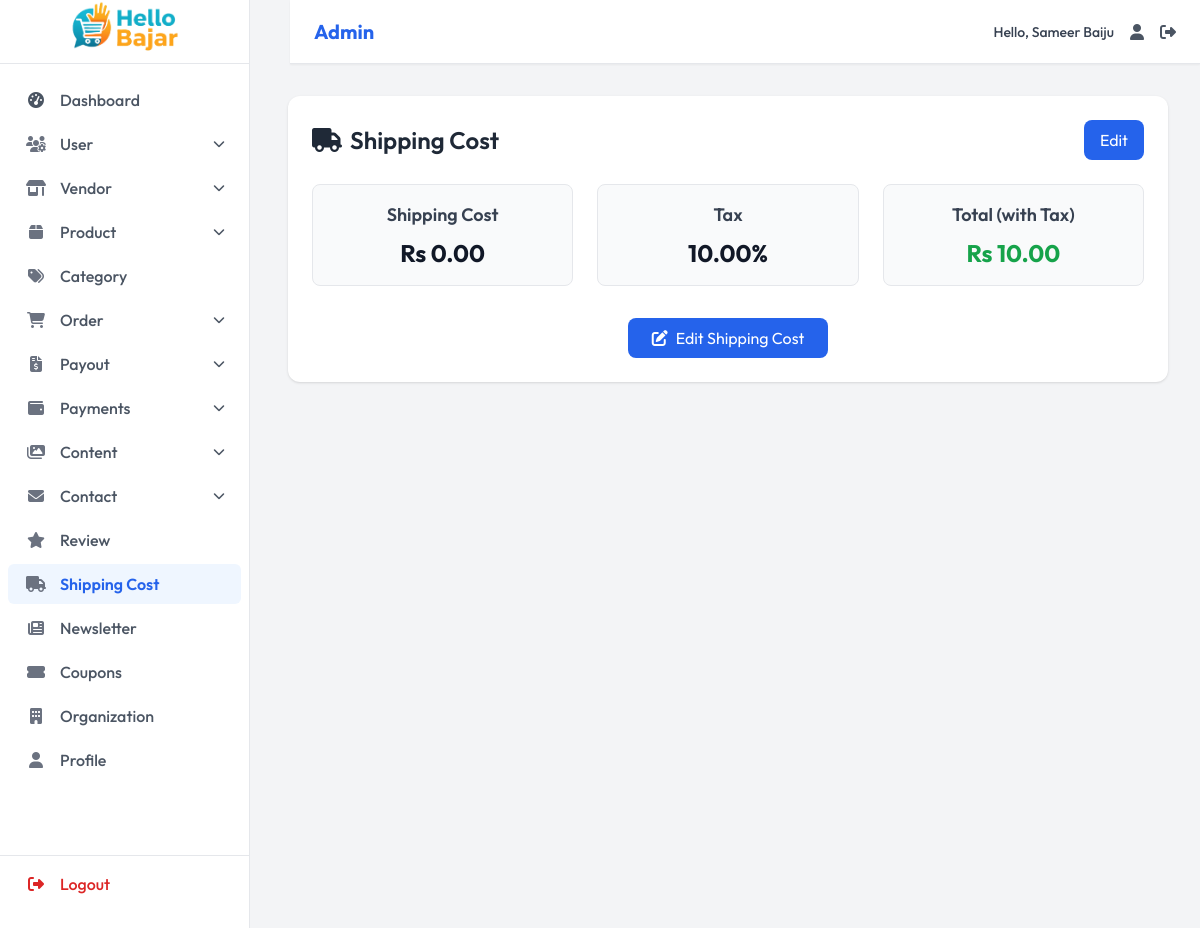
/admin-dashboard/shipping-cost/ (signed in), run on the app's committed database.
### dashboard/models.py (models this page shows, shortened)
class Organization(models.Model):
    name = models.CharField(max_length=200, default="My Store")
    logo = models.ImageField(upload_to='org/', blank=True, null=True)
    email = models.EmailField()
    phone = models.CharField(max_length=15)
    phone_secondary = models.CharField(max_length=15, blank=True)
    address = models.TextField()
    facebook = models.URLField(blank=True)
    instagram = models.URLField(blank=True)
    twitter = models.URLField(blank=True)
    youtube = models.URLField(blank=True)
    tiktok = models.URLField(blank=True)
    class Meta:
        verbose_name = 'Organization Info'
        verbose_name_plural = 'Organization Info'

class ShippingCost(models.Model):
    cost = models.DecimalField(max_digits=10, decimal_places=2)
    tax = models.DecimalField(max_digits=5, decimal_places=2, default=0.00, help_text="Tax percentage (e.g. 13 for 13%)")
    class Meta:
        ordering = ['cost']

### dashboard/views.py (the view)
    @login_required
    def wrapper(request, *args, **kwargs):
        if not hasattr(request.user, 'role') or not request.user.role.is_admin():
            return redirect('home')
        return view_func(request, *args, **kwargs)

### dashboard/models.py (called while the page is built)
    def is_admin(self):
        return self.role == 'admin'

### dashboard/views.py (called while the page is built)
def admin_required(view_func):
    @login_required
    def wrapper(request, *args, **kwargs):
        if not hasattr(request.user, 'role') or not request.user.role.is_admin():
            return redirect('home')
        return view_func(request, *args, **kwargs)
    return wrapper

@admin_required
def shipping_cost_view(request):
    shipping_cost = ShippingCost.objects.first()  # get the only record
    return render(request, 'dashboard/pages/shipping/shipping_list.html', {
        'shipping_cost': shipping_cost
    })

### ecommerce/context_processors.py (called while the page is built)
def nepal_locations(request):
    file_path = os.path.join(settings.BASE_DIR, 'static', 'data', 'nepal_provinces.json')
    with open(file_path, 'r', encoding='utf-8') as f:
        data = json.load(f)
    return {
        'nepal_locations': data
    }

### templates/dashboard/pages/shipping/shipping_list.html
{% extends 'dashboard/components/base.html' %}
{% load static %}
{% block content %}
<div class="bg-white rounded-xl shadow p-6">
  <div class="flex justify-between items-center mb-6">
    <h1 class="text-2xl font-semibold text-gray-800">
      <i class="fas fa-truck mr-2"></i>Shipping Cost
    </h1>
    <a href="{% url 'admin_shipping_update' shipping_cost.id %}"
       class="bg-blue-600 text-white px-4 py-2 rounded-lg hover:bg-blue-700 transition">
       Edit
    </a>
  </div>
  {% if shipping_cost %}
  <div class="grid grid-cols-1 sm:grid-cols-2 lg:grid-cols-3 gap-6">
    <div class="p-4 border rounded-lg text-center bg-gray-50">
      <h3 class="text-lg font-semibold text-gray-700">Shipping Cost</h3>
      <p class="text-2xl font-bold text-gray-900 mt-2">Rs {{ shipping_cost.cost|floatformat:2 }}</p>
    </div>
    <div class="p-4 border rounded-lg text-center bg-gray-50">
      <h3 class="text-lg font-semibold text-gray-700">Tax</h3>
      <p class="text-2xl font-bold text-gray-900 mt-2">{{ shipping_cost.tax|floatformat:2 }}%</p>
    </div>
    <div class="p-4 border rounded-lg text-center bg-gray-50">
      <h3 class="text-lg font-semibold text-gray-700">Total (with Tax)</h3>
      {% with total=shipping_cost.cost|add:shipping_cost.cost|floatformat:2 %}
      <p class="text-2xl font-bold text-green-600 mt-2">
        Rs {{ shipping_cost.cost|add:shipping_cost.tax|floatformat:2 }}
      </p>
      {% endwith %}
    </div>
  </div>
  <div class="flex justify-center mt-8">
    <a href="{% url 'admin_shipping_update' shipping_cost.id %}"
       class="bg-blue-600 text-white px-6 py-2 rounded-lg hover:bg-blue-700 transition">
      <i class="fas fa-edit mr-2"></i>Edit Shipping Cost
    </a>
  </div>
  {% else %}
  <p class="text-gray-500 text-center">No shipping cost set yet.</p>
  {% endif %}
</div>
{% endblock %}

### templates/dashboard/components/navbar.html (shortened to what this page needs)
<nav class="navbar bg-white border-b border-gray-200 fixed top-0 md:left-[290px] left-0 right-0 z-40 flex items-center justify-between px-6 py-3 shadow-sm">
  <div class="flex items-center">
   <span class="text-xl font-bold text-blue-600">
    {% if request.user.role.role == 'admin' %}
        Admin
    {% else %}
        Vendor
    {% endif %}
</span>
  </div>
  <div class="flex items-center space-x-4">
    <span class="text-sm font-medium text-gray-700">Hello, {{user.first_name}} {{user.last_name}}</span>
    <a href="" class="hover:text-blue-600 transition-colors duration-200" title="Profile" aria-label="Profile">
      <i class="fas fa-user text-gray-600"></i>
    </a>
    <a href="{% url 'logout'%}" class="hover:text-blue-600 transition-colors duration-200" title="Logout" aria-label="Logout">
      <i class="fas fa-sign-out-alt text-gray-600"></i>
    </a>
  </div>
</nav>

### templates/dashboard/components/sidebar.html (shortened to what this page needs)
{% load static %}
<aside id="sidebar"
       class="bg-white border-r mr-18 border-gray-200 w-[250px] fixed inset-y-0 left-0 transform transition-transform duration-300 md:translate-x-0 -translate-x-full z-30 flex flex-col pb-6"
       aria-label="Main navigation">
  <div class="px-0 py-0 h-16 flex items-center border-b border-gray-200">
    <a href="{% if request.user.role.role == 'admin' %}{% url 'admin_dashboard' %}{% else %}{% url 'vendor_dashboard' %}{% endif %}"
       class="flex items-center justify-center w-full h-full" aria-label="Hello Bazar Dashboard">
      <img src="{{ organization.logo.url }}" alt="Hello Bazar Logo" class="h-full w-full object-contain">
    </a>
  </div>
  {% if request.user.role.role == 'admin' %}
  <nav class="flex-grow overflow-y-auto py-4 text-md" aria-label="Sidebar navigation">
    <ul class="space-y-1 px-2">
      <li>
        <a href="{% url 'admin_dashboard' %}"
           class="sidebar-link flex items-center px-4 py-2 rounded-md font-medium transition-all duration-200
                  {% if request.path == '/admin-dashboard/' or request.path == '/' %}bg-blue-50 text-blue-600 font-semibold{% else %}text-gray-600 hover:bg-gray-100{% endif %}">
          <i class="fas fa-tachometer-alt w-6 text-center mr-3"></i>
          <span>Dashboard</span>
        </a>
      </li>
      <li>
        <button class="sidebar-dropdown-toggle flex items-center w-full px-4 py-2 rounded-md text-gray-600 font-medium hover:bg-gray-100 transition-all duration-200">
          <i class="fas fa-users-cog w-6 text-center text-gray-500 mr-3"></i>
          <span>User</span>
          <i class="dropdown-icon fas fa-chevron-down text-xs ml-auto transition-transform duration-200 {% if '/admin-dashboard/users/' in request.path %}rotate-180{% endif %}"></i>
        </button>
      </li>
      <li>
        <button class="sidebar-dropdown-toggle flex items-center w-full px-4 py-2 rounded-md text-gray-600 font-medium hover:bg-gray-100 transition-all duration-200">
          <i class="fas fa-store-alt w-6 text-center text-gray-500 mr-3"></i>
          <span>Vendor</span>
          <i class="dropdown-icon fas fa-chevron-down text-xs ml-auto transition-transform duration-200 {% if '/admin-dashboard/vendors/' in request.path %}rotate-180{% endif %}"></i>
        </button>
      </li>
      <li>
        <button class="sidebar-dropdown-toggle flex items-center w-full px-4 py-2 rounded-md text-gray-600 font-medium hover:bg-gray-100 transition-all duration-200">
          <i class="fas fa-box w-6 text-center text-gray-500 mr-3"></i>
          <span>Product</span>
          <i class="dropdown-icon fas fa-chevron-down text-xs ml-auto transition-transform duration-200 {% if '/admin-dashboard/products/' in request.path %}rotate-180{% endif %}"></i>
        </button>
      </li>
      <li>
        <a href="{% url 'admin_categories_list' %}"
           class="sidebar-link flex items-center px-4 py-2 rounded-md font-medium transition-all duration-200
                  {% if request.path == '/admin-dashboard/categories/' %}bg-blue-50 text-blue-600 font-semibold{% else %}text-gray-600 hover:bg-gray-100{% endif %}">
          <i class="fas fa-tags w-6 text-center text-gray-500 mr-3"></i>
          <span>Category</span>
        </a>
      </li>
      <li>
        <button class="sidebar-dropdown-toggle flex items-center w-full px-4 py-2 rounded-md text-gray-600 font-medium hover:bg-gray-100 transition-all duration-200">
          <i class="fas fa-shopping-cart w-6 text-center text-gray-500 mr-3"></i>
          <span>Order</span>
          <i class="dropdown-icon fas fa-chevron-down text-xs ml-auto transition-transform duration-200 {% if '/admin-dashboard/orders/' in request.path %}rotate-180{% endif %}"></i>
        </button>
      </li>
      <li>
        <button class="sidebar-dropdown-toggle flex items-center w-full px-4 py-2 rounded-md text-gray-600 font-medium hover:bg-gray-100 transition-all duration-200">
          <i class="fas fa-file-invoice-dollar w-6 text-center text-gray-500 mr-3"></i>
          <span>Payout</span>
          <i class="dropdown-icon fas fa-chevron-down text-xs ml-auto transition-transform duration-200 {% if '/admin-dashboard/payout-requests/' in request.path %}rotate-180{% endif %}"></i>
        </button>
      </li>
      <li>
        <button class="sidebar-dropdown-toggle flex items-center w-full px-4 py-2 rounded-md text-gray-600 font-medium hover:bg-gray-100 transition-all duration-200">
          <i class="fas fa-wallet w-6 text-center text-gray-500 mr-3"></i>
          <span>Payments</span>
          <i class="dropdown-icon fas fa-chevron-down text-xs ml-auto transition-transform duration-200 {% if '/admin-dashboard/payments/' in request.path %}rotate-180{% endif %}"></i>
        </button>
      </li>
      <li>
        <button class="sidebar-dropdown-toggle flex items-center w-full px-4 py-2 rounded-md text-gray-600 font-medium hover:bg-gray-100 transition-all duration-200">
          <i class="fas fa-images w-6 text-center text-gray-500 mr-3"></i>
          <span>Content</span>
          <i class="dropdown-icon fas fa-chevron-down text-xs ml-auto transition-transform duration-200 {% if '/admin-dashboard/sliders/' in request.path or '/admin-dashboard/banners/' in request.path %}rotate-180{% endif %}"></i>
        </button>
      </li>
      <li>
        <button class="sidebar-dropdown-toggle flex items-center w-full px-4 py-2 rounded-md text-gray-600 font-medium hover:bg-gray-100 transition-all duration-200">
          <i class="fas fa-envelope w-6 text-center text-gray-500 mr-3"></i>
          <span>Contact</span>
          <i class="dropdown-icon fas fa-chevron-down text-xs ml-auto transition-transform duration-200 {% if '/admin-dashboard/contacts/' in request.path %}rotate-180{% endif %}"></i>
        </button>
      </li>
      <li>
        <a href="{% url 'admin_reviews_list' %}"
           class="sidebar-link flex items-center px-4 py-2 rounded-md font-medium transition-all duration-200
                  {% if request.path == '/admin-dashboard/reviews/' %}bg-blue-50 text-blue-600 font-semibold{% else %}text-gray-600 hover:bg-gray-100{% endif %}">
          <i class="fas fa-star w-6 text-center text-gray-500 mr-3"></i>
          <span>Review</span>
        </a>
      </li>
      <li>
        <a href="{% url 'admin_shipping_cost' %}"
           class="sidebar-link flex items-center px-4 py-2 rounded-md font-medium transition-all duration-200
                  {% if request.path == '/admin-dashboard/shipping-cost/' %}bg-blue-50 text-blue-600 font-semibold{% else %}text-gray-600 hover:bg-gray-100{% endif %}">
          <i class="fas fa-truck w-6 text-center text-gray-500 mr-3"></i>
          <span>Shipping Cost</span>
        </a>
      </li>
      <li>
        <a href="{% url 'admin_newsletter_list' %}"
           class="sidebar-link flex items-center px-4 py-2 rounded-md font-medium transition-all duration-200
                  {% if request.path == '/admin-dashboard/newsletter/' %}bg-blue-50 text-blue-600 font-semibold{% else %}text-gray-600 hover:bg-gray-100{% endif %}">
          <i class="fas fa-newspaper w-6 text-center text-gray-500 mr-3"></i>
          <span>Newsletter</span>
        </a>
      </li>
      <li>
        <a href="{% url 'admin_coupons_list' %}"
           class="sidebar-link flex items-center px-4 py-2 rounded-md font-medium transition-all duration-200
                  {% if request.path == '/admin-dashboard/coupons/' %}bg-blue-50 text-blue-600 font-semibold{% else %}text-gray-600 hover:bg-gray-100{% endif %}">
          <i class="fas fa-ticket-alt w-6 text-center text-gray-500 mr-3"></i>
          <span>Coupons</span>
        </a>
      </li>
      <li>
        <a href="{% url 'admin_organization_view' %}"
           class="sidebar-link flex items-center px-4 py-2 rounded-md font-medium transition-all duration-200
                  {% if request.path == '/admin-dashboard/organization/' %}bg-blue-50 text-blue-600 font-semibold{% else %}text-gray-600 hover:bg-gray-100{% endif %}">
          <i class="fas fa-building w-6 text-center text-gray-500 mr-3"></i>
          <span>Organization</span>
        </a>
      </li>
      <li>
        <a href="{% url 'admin_profile' %}"
           class="sidebar-link flex items-center px-4 py-2 rounded-md font-medium transition-all duration-200
                  {% if request.path == '/admin-dashboard/profile/' %}bg-blue-50 text-blue-600 font-semibold{% else %}text-gray-600 hover:bg-gray-100{% endif %}">
          <i class="fas fa-user w-6 text-center text-gray-500 mr-3"></i>
          <span>Profile</span>
        </a>
      </li>
    </ul>
  </nav>
  {% endif %}
  <div class="border-t border-gray-200 pt-2 px-2">
    <ul class="space-y-1">
      <li>
        <a href="{% url 'logout' %}"
           class="flex items-center px-4 py-2 rounded-md text-red-600 font-medium hover:bg-red-50 transition-all duration-200">
          <i class="fas fa-sign-out-alt w-6 text-center mr-3"></i>
          Logout
        </a>
      </li>
    </ul>
  </div>
</aside>

### templates/dashboard/components/base.html (style rules this page uses)
:root { --primary: #3b82f6; --primary-dark: #456fff; --primary-light: #60a5fa; --secondary: #4b5563; --success: #10b981; --warning: #f59e0b; --danger: #ef4444; --info: #06b6d4; --light: #f3f4f6; --dark: #1f2937; --white: #ffffff; --new-black-light: #344054; --new-black-light-opa: #3440543e; --new-black-dark: #1d2939; --new-blue: #456fff; --spacing-xs: 0.25rem; --spacing-sm: 0.5rem; --spacing-md: 1rem; --spacing-lg: 1.5rem; --spacing-xl: 2rem; --font-family-sans: "Outfit", "Inter", "Segoe UI", "Roboto", "Helvetica Neue", "Open Sans", sans-serif; --text-xs: 0.75rem; --text-sm: 0.875rem; --text-base: 1rem; --text-lg: 1.125rem; --text-xl: 1.25rem; --text-2xl: 1.5rem; --radius-md: 0.375rem; --radius-lg: 0.5rem; }
* { box-sizing: border-box; margin: 0; padding: 0; }
body { font-family: var(--font-family-sans); background-color: var(--light); color: var(--new-black-dark); line-height: 1.5; overflow-x: hidden; height: 100vh; transition: background-color 0.3s, color 0.3s; }
.navbar { background-color: var(--white); padding: var(--spacing-sm) var(--spacing-md); border-bottom: 1px solid var(--light); position: fixed; top: 0; left: 0; right: 0; z-index: 50; display: flex; justify-content: space-between; align-items: center; box-shadow: 0 1px 3px rgba(0, 0, 0, 0.1); height: 4rem; }

### data on the page
Organization: logo (picture)
ShippingCost: cost "0.00", tax "10.00", cost|add "10.00"

### other printed values
{{ user.first_name }} "Sameer"
{{ user.last_name }} "Baiju"
